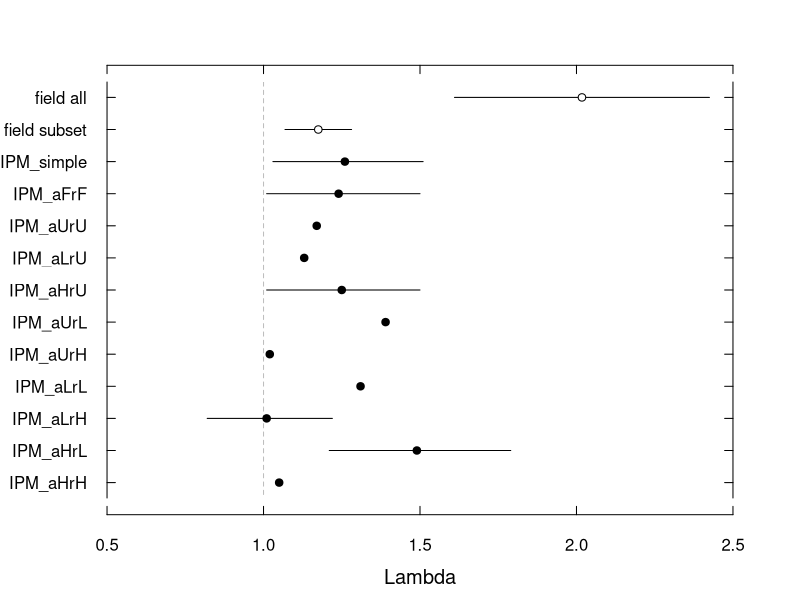

The R source for this figure:
### Will King
### Ch 3 - population model for B. glandula, IPM

# ---- load data and packages ----
library(scales)

lambdas <- read.csv('ch3_IPM_compare_lambdas.csv', header = T)
lambdas.model <- lambdas[lambdas$type == 'IPM', ]

# ---- adjust data and calculate terms ----

# make continuous variable for easier plotting
lambdas.model$cont <- as.numeric(rownames(lambdas.model))

# calculate field mean and se with all data included
lambda.field.all_mean <- mean(lambdas$lambda[lambdas$type == 'field'])
lambda.field.all_se <- sd(lambdas$lambda[lambdas$type == 'field'])/sqrt(12)
lambda.field.all_serange <- c(lambda.field.all_mean - lambda.field.all_se # lower
                              , lambda.field.all_mean + lambda.field.all_se # upper
)

# calculate field mean and se with lambdas 2.00 or greater excluded (4 points excluded)
lambda.field.subset_mean <- mean(lambdas$lambda[lambdas$type == 'field' & lambdas$lambda < 2])
lambda.field.subset_se <- sd(lambdas$lambda[lambdas$type == 'field'& lambdas$lambda < 2])/sqrt(12)
lambda.field.subset_serange <- c(lambda.field.subset_mean - lambda.field.subset_se # lower
                              , lambda.field.subset_mean + lambda.field.subset_se # upper
)

# ---- plot: vertical style ----

## blank plot
plot(cont ~ lambda
     , data = lambdas.model
     , ylim = c(max(cont), min(cont)-2)
     , xlim = c(0.5, 2.5)
     , type = 'n'
     , axes = F
     , xlab = ''
     , ylab = ''
)

## add line of zero population growth
lines(x = c(1, 1)
      , y = c(min(lambdas.model$cont)-3, max(lambdas.model$cont)+1)
      , col = 'gray'
      , lty = 2
)

# mean and se of all field lambdas
lines(y = c(min(lambdas.model$cont) - 2, min(lambdas.model$cont) - 2)
      , x = c(lambda.field.all_serange[1], lambda.field.all_serange[2])
)
points(y = min(lambdas.model$cont) - 2
       , x = lambda.field.all_mean
       , pch = 21
       , bg = 'white'
)

# mean and se of field lambdas < 2
lines(y = c(min(lambdas.model$cont) - 1, min(lambdas.model$cont) - 1)
      , x = c(lambda.field.subset_serange[1], lambda.field.subset_serange[2])
)
points(y = min(lambdas.model$cont) - 1
       , x = lambda.field.subset_mean
       , pch = 21
       , bg = 'white'
)

## 95% CIs of model lambdas
for (i in min(lambdas.model$cont):max(lambdas.model$cont)){
  lines(y = c(i, i)
        , x = c(lambdas.model$confint95_lower[lambdas.model$cont == i]
                , lambdas.model$confint95_upper[lambdas.model$cont == i])
  )
}

## model lambdas in black
points(cont ~ lambda
       , data = lambdas.model
       , xlim = c(0.5, 2.5)
       , ylim = c(min(cont)-2, max(cont))
       , col = 'black'
       , pch = 19
)


# axes and axes labels
axis(1
     , las = 1
     , pos = max(lambdas.model$cont) + 1
     , tck = 0.02
)
axis(2 
     , at = seq(from = min(lambdas.model$cont) - 3
                , to = max(lambdas.model$cont) + 1
                , by = 1)
     , pos = 0.5
     , tck = 0.02
     , labels = c('', 'field all', 'field subset', as.character(lambdas.model$scenario), '')
     , las = 2
)
axis(3
     , las = 1
     , pos = min(lambdas.model$cont) - 3
     , tck = 0.02
     , labels = F
)

axis(4
     , at = seq(from = min(lambdas.model$cont) - 3
                , to = max(lambdas.model$cont) + 1
                , by = 1)
     , pos = 2.5
     , tck = 0.02
     , labels = F
)


mtext('Lambda'
      , side = 1
      , line = 3.5
      , cex = 1.2
)

# ---- graveyard ----
# # ---- plot: horizontal style ----
# 
# ## blank plot
# plot(lambda ~ cont
#      , data = lambdas.model
#      , ylim = c(0.5, 2.5)
#      , xlim = c(min(cont)-2, max(cont))
#      , type = 'n'
#      , axes = F
#      , xlab = ''
#      , ylab = ''
#      )
# 
# ## add line of zero population growth
# lines(x = c(min(lambdas.model$cont)-3, max(lambdas.model$cont)+1)
#       , y = c(1, 1)
#       , col = 'gray'
#       , lty = 2
# )
# 
# # mean and se of all field lambdas
# lines(x = c(min(lambdas.model$cont) - 2, min(lambdas.model$cont) - 2)
#       , y = c(lambda.field.all_serange[1], lambda.field.all_serange[2])
# )
# points(x = min(lambdas.model$cont) - 2
#        , y = lambda.field.all_mean
#        , pch = 21
#        , bg = 'white'
# )
# 
# # mean and se of field lambdas < 2
# lines(x = c(min(lambdas.model$cont) - 1, min(lambdas.model$cont) - 1)
#       , y = c(lambda.field.subset_serange[1], lambda.field.subset_serange[2])
# )
# points(x = min(lambdas.model$cont) - 1
#        , y = lambda.field.subset_mean
#        , pch = 21
#        , bg = 'white'
# )
# 
# ## 95% CIs of model lambdas
# for (i in min(lambdas.model$cont):max(lambdas.model$cont)){
#   lines(x = c(i, i)
#         , y = c(lambdas.model$confint95_lower[lambdas.model$cont == i]
#                 , lambdas.model$confint95_upper[lambdas.model$cont == i])
#   )
# }
# 
# ## model lambdas in black
# points(lambda ~ cont
#        , data = lambdas.model
#        , ylim = c(0.5, 2.5)
#        , xlim = c(min(cont)-2, max(cont))
#        , col = 'black'
#        , pch = 19
# )
# 
# 
# # axes and axes labels
# axis(1 
#      , at = seq(from = min(lambdas.model$cont) - 3
#                 , to = max(lambdas.model$cont) + 1
#                 , by = 1)
#      , pos = 0.5
#      , tck = 0.02
#      , labels = c('', 'field all', 'field subset', as.character(lambdas.model$scenario), '')
#      , las = 2
# )
# axis(2
#      , las = 1
#      , pos = min(lambdas.model$cont) - 3
#      , tck = 0.02
# )
# axis(3
#      , at = seq(from = min(lambdas.model$cont) - 3
#                 , to = max(lambdas.model$cont) + 1
#                 , by = 1)
#      , pos = 2.5
#      , tck = 0.02
#      , labels = F
# )
# axis(4
#      , las = 1
#      , pos = max(lambdas.model$cont) + 1
#      , tck = 0.02
#      , labels = F
# )
# 
# 
# mtext('Lambda'
#       , side = 2
#       , line = 3
#       , cex = 1.2
# )
